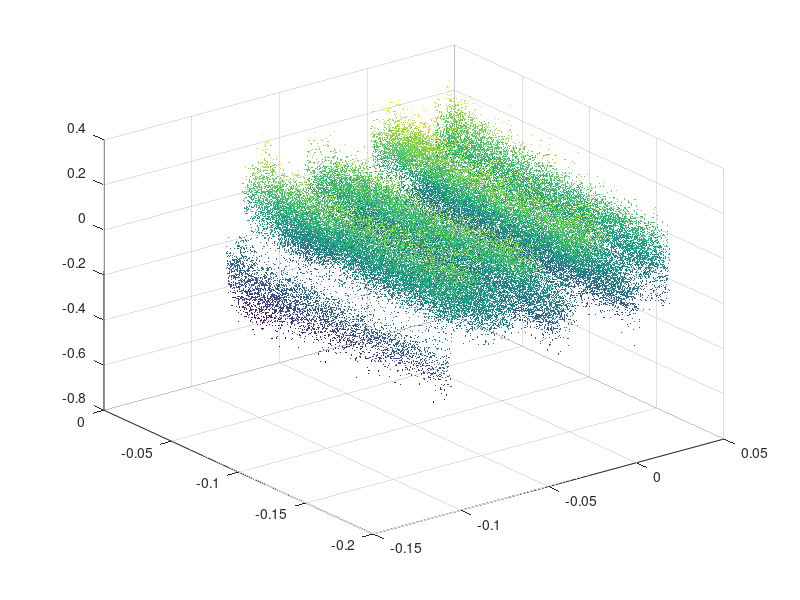

Reproduce this figure in MATLAB.
% correct/delete the outliers
%
% process the experiment data; AFM grid calibration; 
% rastter scanning pattern; scanning rate: 20Hz; sampling rate: 20000Hz
% r20_..._outliers are chosen manually: pre_r_20.m 
% in the figure: scatter3(x, y, z*100,5,z*100,'.')
%
% 'above' represents that the data should equal to the upper limit, i.e., 
% 0.126/100 in this example. 
% 'delete' represents that the data shpuld be deleted
% 
% choose half of the data: trace or retrace
%
% zwy 20190125 night, done

clear
close all
clc
load('r20_outliers_manually.mat')
len = length(z);    

% delete the delete_outliers
%
% 'for i = 1:len' is wrong because len is constant while the length(z) is changing.
% 'for i = 1:len' is still wrong if 'len = len - 1;' is written in the if nest. 
% It is due to the domain of validity. len is not affected by the inside len.
% 'for i = 1:length(z)' is wrong because the terminate of for-loop is unchangable.
r20_delete_outliers = [r20_delete_outliers1;r20_delete_outliers2];
for i = 1:len     
    for j = 1:length(r20_delete_outliers)
        if x(i)==r20_delete_outliers(j,1) && y(i)==r20_delete_outliers(j,2)
            x(i) = []; y(i) = []; z(i) = [];
        end
    end
    if i==length(z)
        break;
    end
end

scatter3(x, y, z*100,5,z*100,'.')

clearvars -except x y z
